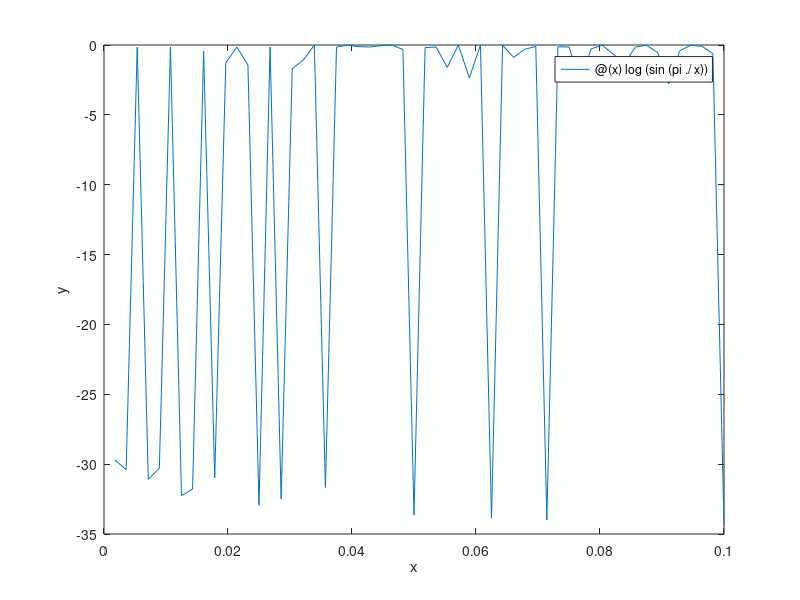

MATLAB code to generate this figure:
%x=linspace(0, 0.1, 1000);
f = @(x) log(sin(pi./x));
fplot(f, [0 0.1]);
%y = log(sin(pi./x));
%plot(x,y);
xlabel('x')
ylabel('y')
